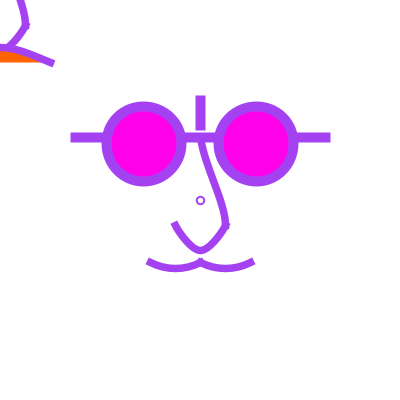
Frame 1 (no input)
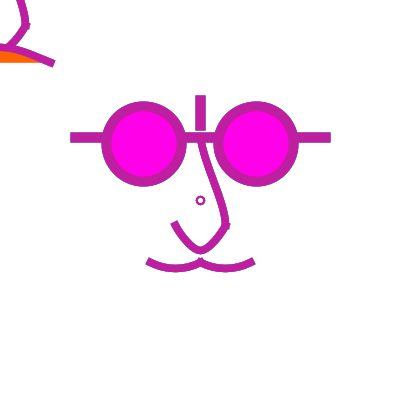
Frame 60 (the mouse pressed at the canvas centre just before this capture)
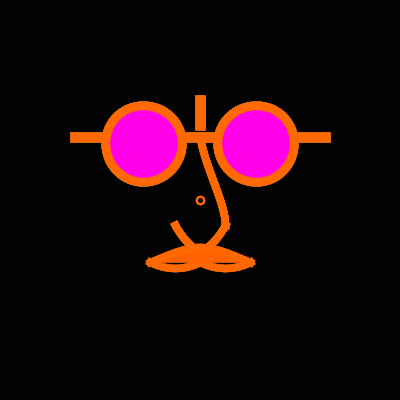
Frame 120 (the mouse held since frame 60 and released just before this capture)

The Processing sketch that drew these frames (run headless with seeded random() and noise(); from frame 60 on, the mouse is pressed at the canvas centre):

// Processing sketch: processing_112087
// ── processing_112087.pde

// Hyun Jean Kwon
// © Hyun Jean Kwon Fall 2013, Pittsburgh, PA
// HW5 Course 60257

float x, y, w, h;

void setup() {
    size(400, 400);
    smooth();
    background(255);
    stroke(0);
    x = 200;
    y = 200;
    w = 250;
    h = 250;
}

void draw() {
noStroke();
float d = dist(width/2, height/2, mouseX, mouseY);
float maxDist = dist(0, 0, width/2, height/2);
float gray = map(d, 0, maxDist, 0, 255);
fill(gray, 50);
rect(0, 0, width, height);
  
//glasses 
strokeWeight(10);
strokeCap(PROJECT);
stroke (random(255),random(255),random(255));
line (x-(0.5*w), y-(0.25*h), x+(0.5*w), y-(0.25*h));
fill(255, 0, 232);
ellipse (x+(0.225*w), y-(0.225*h), w*0.3, h*0.3);
ellipse (x-(0.225*w), y-(0.225*h), w*0.3, h*0.3);
line (x+(0*w), y-(0.3*h), x+(0*w), y-(0.4*h));

if (mouseY == y){
    stroke(255, 105, 0);
    line (x-(0.5*w), y-(0.25*h), x+(0.5*w), y-(0.25*h));
    ellipse (x+(0.225*w), y-(0.225*h), w*0.3, h*0.3);
    ellipse (x-(0.225*w), y-(0.225*h), w*0.3, h*0.3);
    line (x+(0*w), y-(0.3*h), x+(0*w), y-(0.4*h));
    }
if (mouseX == x){
    stroke(255, 105, 0);
    line (x-(0.5*w), y-(0.25*h), x+(0.5*w), y-(0.25*h));
    ellipse (x+(0.225*w), y-(0.225*h), w*0.3, h*0.3);
    ellipse (x-(0.225*w), y-(0.225*h), w*0.3, h*0.3);
    line (x+(0*w), y-(0.3*h), x+(0*w), y-(0.4*h));
    }
if (keyPressed){
 if (key == CODED) {
   if (keyCode == DOWN) {
     if (w > 150){
     w= w*0.9;
     h= h*0.9;
     }
   }
   if (keyCode == UP) {
     if (w < 400){
     w= w*1.1;
     h= h*1.1;
     }
   }
 }
}
//nose
noFill ();
strokeWeight(7.5);
strokeCap(PROJECT);
beginShape ();
curveVertex (x-(0.1*w), y+(0*h));
curveVertex (x-(0.1*w), y+(0.1*h));
curveVertex (x+(0*w), y+(0.2*h));
curveVertex (x+(0.1*w), y+(0.1*h));
curveVertex (x+(0.1*w), y+(0*h));
endShape ();
//nose2
beginShape ();
curveVertex (x+(0*w), y+(0.3*h));
curveVertex (x+(0.1*w), y+(0.1*h));
curveVertex (x+(0*w), y-(0.25*h));
curveVertex (x+(0*w), y-(0.6*h));
endShape ();

//mustache2
beginShape ();
curveVertex (x-(0.3*w), y+(.175*h));
curveVertex (x-(0.2*w), y+(.25*h));
curveVertex (x-(0.1*w), y+(.275*h));
curveVertex (x+(0*w), y+(.25*h));
curveVertex (x+(.1*w), y+(.175*h));
endShape (); 
//mustache3
beginShape ();
curveVertex (x-(0.1*w), y+(.175*h));
curveVertex (x+(0*w), y+(.25*h));
curveVertex (x+(.1*w), y+(.275*h));
curveVertex (x+(.2*w), y+(.25*h));
curveVertex (x+(.3*w), y+(.175*h));
endShape ();

//center
ellipse (x, y, 2, 2);
fill (10, 80);

//moving glasses
line (mouseX-(0.5*w), mouseY-(0.25*h), mouseX+(0.5*w), mouseY-(0.25*h));
fill(255, 0, 232);
ellipse (mouseX+(0.225*w), mouseY-(0.225*h), w*0.3, h*0.3);
ellipse (mouseX-(0.225*w), mouseY-(0.225*h), w*0.3, h*0.3);
line (mouseX+(0*w), mouseY-(0.3*h), mouseX+(0*w), mouseY-(0.4*h));

//moving nose
noFill ();
strokeWeight(7.5);
strokeCap(PROJECT);
beginShape ();
curveVertex (mouseX-(0.1*w), mouseY+(0*h));
curveVertex (mouseX-(0.1*w), mouseY+(0.1*h));
curveVertex (mouseX+(0*w), mouseY+(0.2*h));
curveVertex (mouseX+(0.1*w), mouseY+(0.1*h));
curveVertex (mouseX+(0.1*w), mouseY+(0*h));
endShape ();
//moving nose2
beginShape ();
curveVertex (mouseX+(0*w), mouseY+(0.3*h));
curveVertex (mouseX+(0.1*w), mouseY+(0.1*h));
curveVertex (mouseX+(0*w), mouseY-(0.25*h));
curveVertex (mouseX+(0*w), mouseY-(0.6*h));
endShape ();
 
//moving mustache
fill(255, 98, 0);
beginShape ();
curveVertex (mouseX-(0.4*w), mouseY+(0.35*h));
curveVertex (mouseX-(0.2*w), mouseY+(0.25*h));
curveVertex (mouseX+(0*w), mouseY+(0.19*h));
curveVertex (mouseX+(0.2*w), mouseY+(0.25*h));
curveVertex (mouseX+(0.4*w), mouseY+(0.35*h));
endShape ();
}
